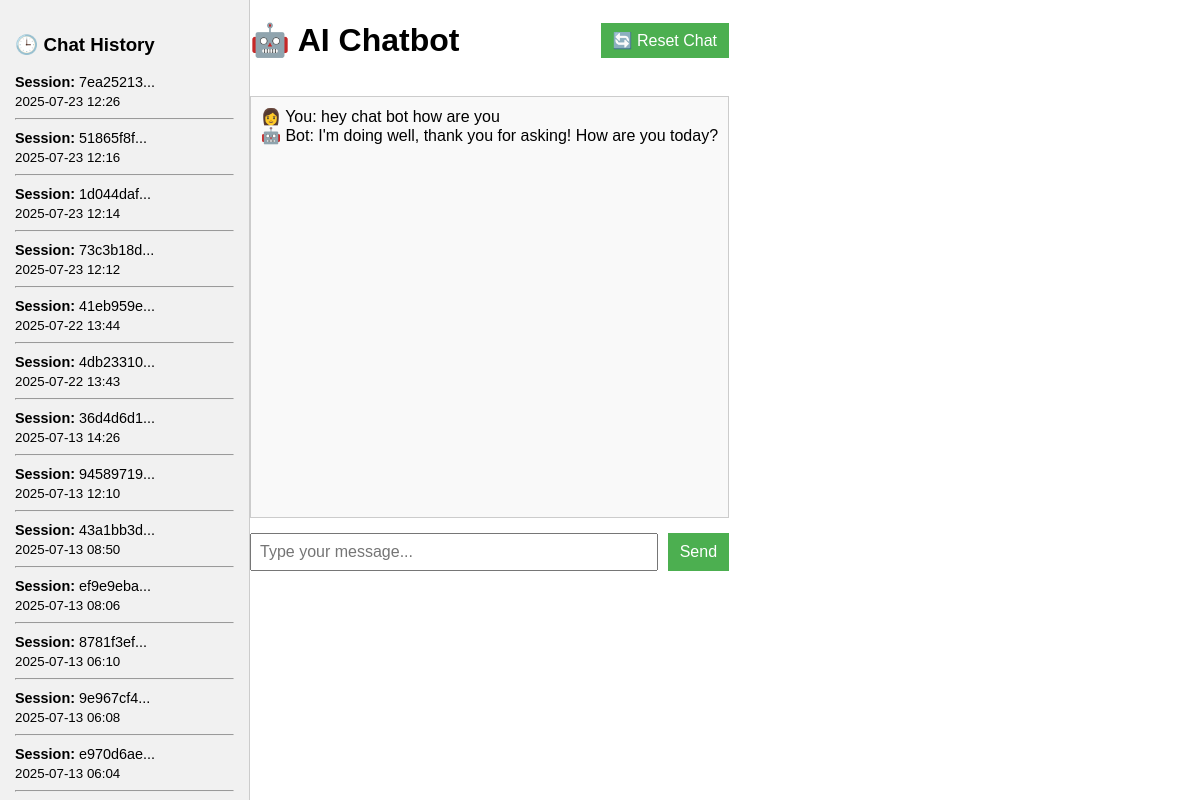
Screenshot of /chat/73c3b18d-df53-4265-a8d8-8c0a9aa2efbd with the database file from the repository.
### kw chatbot project/app.py (models this page shows)
class Chat(db.Model):
    id = db.Column(db.Integer, primary_key=True)
    session_id = db.Column(db.String(100), nullable=False)
    full_conversation = db.Column(db.Text, nullable=False)
    timestamp = db.Column(db.DateTime, default=datetime.utcnow)

### kw chatbot project/app.py (the view)
@app.route("/chat/<session_id>")
def view_chat(session_id):
    chat = Chat.query.filter_by(session_id=session_id).first()
    history = Chat.query.order_by(Chat.timestamp.desc()).all()
    conversation = chat.full_conversation if chat else ""
    session["session_id"] = session_id  # Switch to clicked session
    return render_template("index.html", conversation=conversation, history=history)

### kw chatbot project/app.py (called while the page is built)
@app.before_request
def set_session():
    if "session_id" not in session:
        session["session_id"] = str(uuid.uuid4())

### kw chatbot project/templates/index.html (shortened to what this page needs)
<!DOCTYPE html>
<html lang="en">
<head>
  <link rel="stylesheet" href="{{ url_for('static', filename='style.css') }}">
</head>
<body>
<div class="layout">
  <div class="sidebar">
  <h3>🕒 Chat History</h3>
  {% for chat in history %}
    <div class="chat-item">
      <a href="/chat/{{ chat.session_id }}" style="text-decoration: none; color: inherit;">
        <p><strong>Session:</strong> {{ chat.session_id[:8] }}...</p>
        <small>{{ chat.timestamp.strftime('%Y-%m-%d %H:%M') }}</small>
      </a>
      <hr>
    </div>
  {% endfor %}
</div>
  <div class="container">
    <div class="top-bar">
      <h1>🤖 AI Chatbot</h1>
      <button onclick="resetChat()">🔄 Reset Chat</button>
    </div>
    <div id="chat-box" class="chat-box">{{ conversation.replace('\n', '<br>')|safe }}</div>
    <div class="input-area">
      <input type="text" id="user-input" placeholder="Type your message..." />
      <button onclick="sendMessage()">Send</button>
    </div>
  </div>
</div>
</body>
</html>

### kw chatbot project/static/style.css (style rules this page uses)
body { font-family: Arial, sans-serif; margin: 0; padding: 0; }
.layout { display: flex; height: 100vh; }
.sidebar { width: 250px; background: #f1f1f1; padding: 15px; overflow-y: auto; border-right: 1px solid #ccc; flex-shrink: 0; box-sizing: border-box; }
.chat-item { margin-bottom: 10px; word-wrap: break-word; word-break: break-word; max-width: 100%; }
.chat-item p { margin: 2px 0; font-size: 0.9rem; }
.top-bar { display: flex; justify-content: space-between; align-items: center; }
.chat-box { border: 1px solid #ccc; padding: 10px; height: 400px; overflow-y: auto; background-color: #f9f9f9; margin: 15px 0; }
.input-area { display: flex; gap: 10px; }
input[type="text"] { flex: 1; padding: 8px; font-size: 1rem; }
button { padding: 8px 12px; background-color: #4CAF50; color: white; border: none; font-size: 1rem; cursor: pointer; }

### rows the page displays
Chat: session_id "7ea25213", timestamp "2025-07-23 12:26"
Chat: session_id "51865f8f", timestamp "2025-07-23 12:16"
Chat: session_id "1d044daf", timestamp "2025-07-23 12:14"
Chat: session_id "73c3b18d", timestamp "2025-07-23 12:12", replace "👩 You: hey chat bot how are you 🤖 Bot: I'm doing well, thank you for asking! How are you today?"
Chat: session_id "41eb959e", timestamp "2025-07-22 13:44"
Chat: session_id "4db23310", timestamp "2025-07-22 13:43"
Chat: session_id "36d4d6d1", timestamp "2025-07-13 14:26"
Chat: session_id "94589719", timestamp "2025-07-13 12:10"
Chat: session_id "43a1bb3d", timestamp "2025-07-13 08:50"
Chat: session_id "ef9e9eba", timestamp "2025-07-13 08:06"
Chat: session_id "8781f3ef", timestamp "2025-07-13 06:10"
Chat: session_id "9e967cf4", timestamp "2025-07-13 06:08"
Chat: session_id "e970d6ae", timestamp "2025-07-13 06:04"
